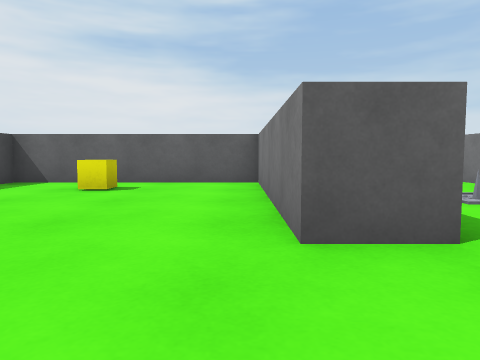
[1] (above)

16 first-person views from a walk through a scene from a Unity 3-D project. The camera is 0.55 m above the floor, tilts 4° down and sees 70° across. The floor is counted in squares, 1 m on a side. Each view is taken from the middle of a square. On the plan, view 1 faces up. The plan holds only what a view shows up to about 9 squares ahead; the rest is blank. Surface patterns are stand-ins for the level's own textures.

[2]
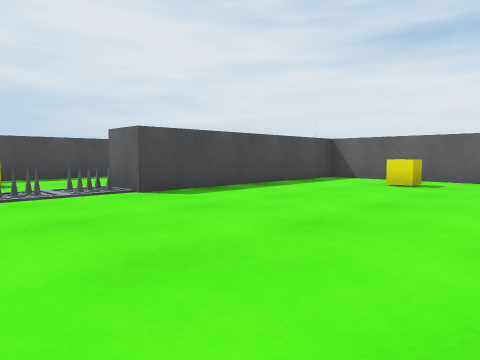

[3]
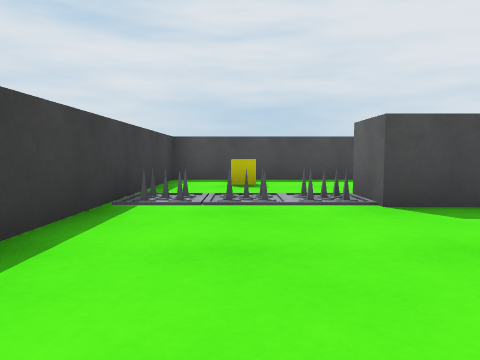

[4]
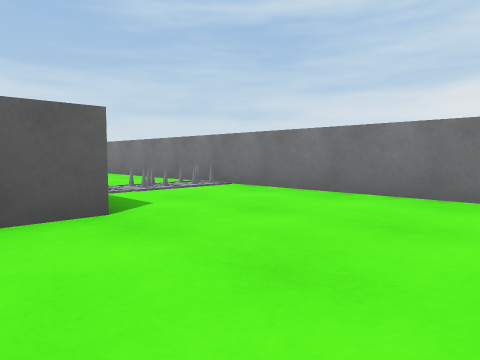

[5]
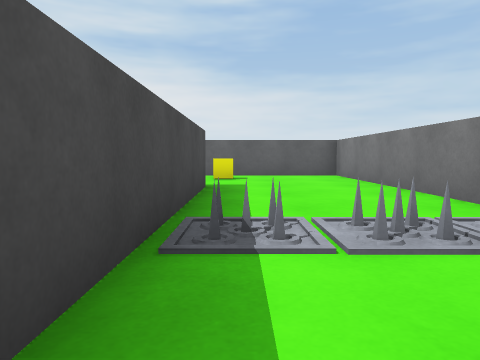

[6]
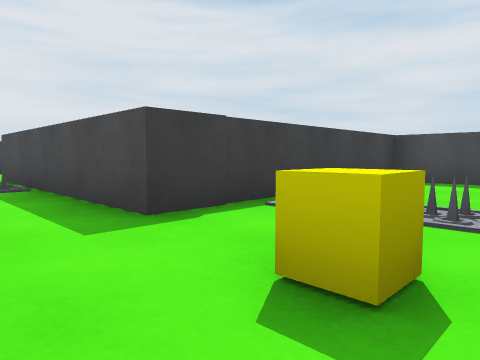

[7]
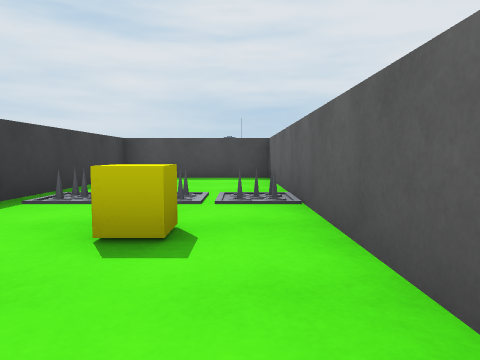

[8]
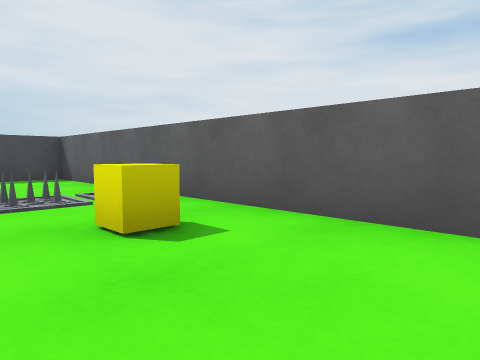

[9]
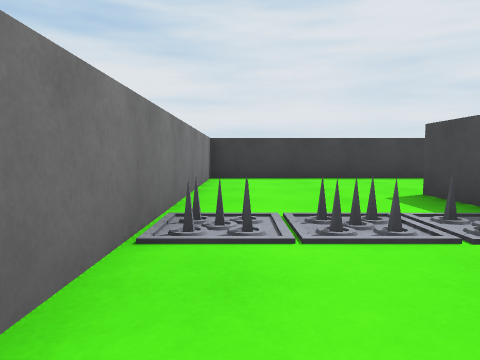

[10]
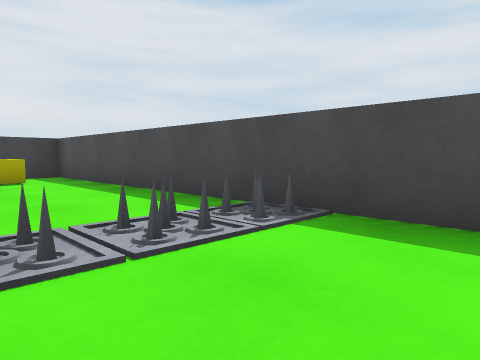

[11]
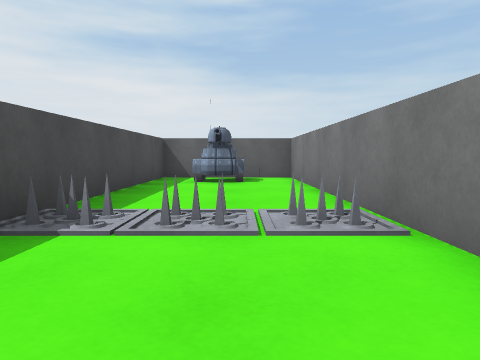

[12]
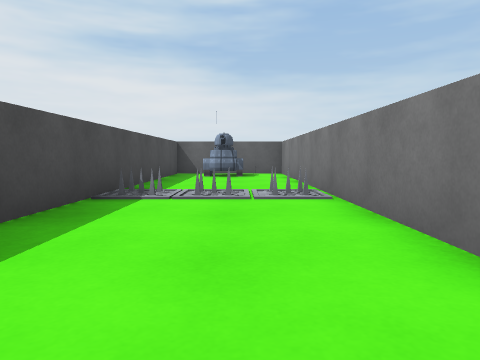

[13]
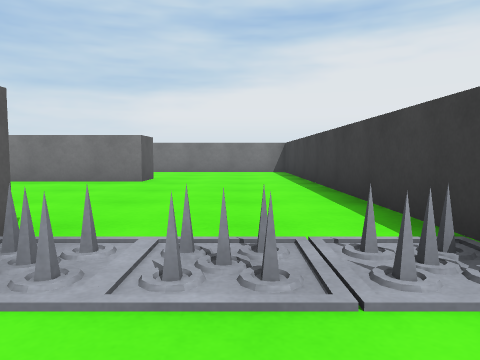

[14]
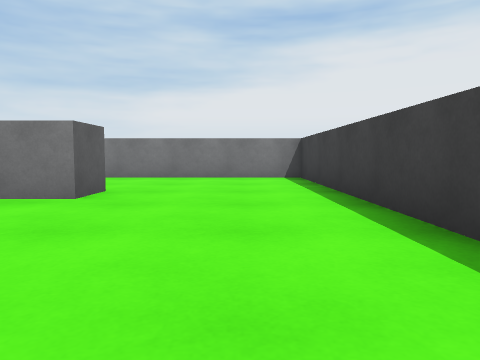

[15]
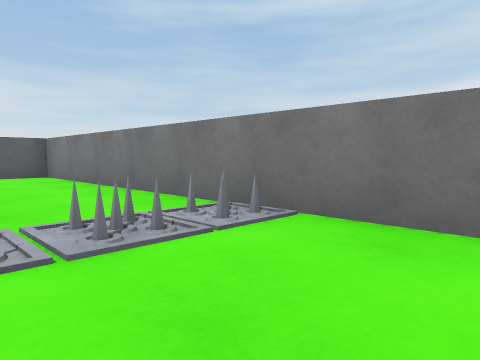

[16]
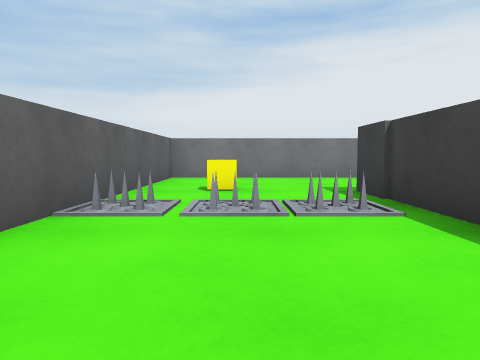

### Floor plan
Points are (right, up) in squares from view 1. A wall is a line through its corners. A room is listed if a view was taken in it or the views show most of it. See-through windows are left out.
Room 1 (views 1, 2, 3, 4, 5, 6, 7, 8, 9, 10, 11, 12, 13, 14, 15, 16)
walls: (-5.7, 2.7) (-5.7, 11.7) (-9, 11.7) (-9, -1.6) (4.7, -1.6) (4.7, 11.7) (-4.7, 11.7) (-4.7, 8.1) (1.4, 8.1) (1.4, 2.1) (0.4, 2.1) (0.4, 7.1) (-4.7, 7.1) (-4.7, 1.6) (-5.8, 1.6)
objects: yellow cube (-8, 0); trap (-8, 6); tank (-8, 10) to (-7, 11); trap (-7, 6); trap (-6, 6); trap (-5, -1); trap (-5, 0); trap (-5, 1); yellow cube (-2, 6); trap (0, 9); trap (0, 10); trap (0, 11); trap (2, 5); yellow cube (2, 10); trap (3, 5); trap (4, 5)

Positions as (right, up) in squares from view 1, and headings:
1: (0, 0), facing up
2: (0, -1), facing up-left
3: (-1, 0), facing left
4: (0, -1), facing up-right
5: (2, 2), facing up
6: (3, 11), facing down-left
7: (4, 11), facing left
8: (4, 9), facing up-left
9: (4, 7), facing down
10: (-6, 8), facing down-left
11: (-7, 3), facing up
12: (-7, 1), facing up
13: (-7, 0), facing right
14: (-4, 0), facing right
15: (2, 2), facing up-right
16: (-4, 10), facing right
